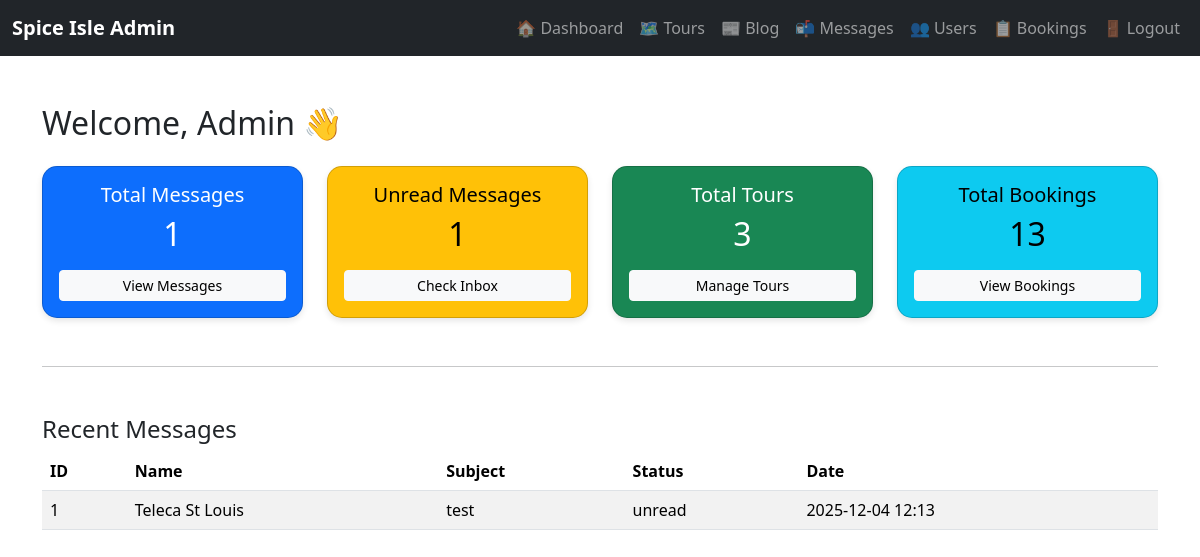
The app's page /admin/admin.php (signed in) with its own data.
### tables this page shows
CREATE TABLE `messages` (
  `id` int(11) NOT NULL,
  `name` varchar(100) NOT NULL,
  `email` varchar(100) NOT NULL,
  `subject` varchar(255) DEFAULT NULL,
  `message` text NOT NULL,
  `status` enum('unread','read') DEFAULT 'unread',
  `created_at` timestamp NOT NULL DEFAULT current_timestamp()
);

### admin/admin.php (the view, shortened to what this page needs)
<?php
include '../includes/db_connect.php';
$total_messages = $conn->query("SELECT COUNT(*) AS cnt FROM messages")->fetch_assoc()['cnt'] ?? 0;
$unread_messages = $conn->query("SELECT COUNT(*) AS cnt FROM messages WHERE status='Unread'")->fetch_assoc()['cnt'] ?? 0;
$total_tours = $conn->query("SELECT COUNT(*) AS cnt FROM tours")->fetch_assoc()['cnt'] ?? 0;
$total_bookings = $conn->query("SELECT COUNT(*) AS cnt FROM bookings")->fetch_assoc()['cnt'] ?? 0;
?>
<?php include 'admin_navbar.php'; ?>
<!DOCTYPE html>
<html lang="en">
<head>
    <link href="https://cdn.jsdelivr.net/npm/bootstrap@5.3.2/dist/css/bootstrap.min.css" rel="stylesheet">
</head>
<body>
<div class="container mt-5">
    <h2 class="mb-4">Welcome, Admin 👋</h2>
    <div class="row g-4">
        <div class="col-md-3">
            <div class="card dashboard-card text-bg-primary text-center p-3">
                <h5>Total Messages</h5>
                <h2><?= $total_messages ?></h2>
                <a href="admin_messages.php" class="btn btn-light btn-sm mt-2">View Messages</a>
            </div>
        </div>
        <div class="col-md-3">
            <div class="card dashboard-card text-bg-warning text-center p-3">
                <h5>Unread Messages</h5>
                <h2><?= $unread_messages ?></h2>
                <a href="admin_messages.php" class="btn btn-light btn-sm mt-2">Check Inbox</a>
            </div>
        </div>
        <div class="col-md-3">
            <div class="card dashboard-card text-bg-success text-center p-3">
                <h5>Total Tours</h5>
                <h2><?= $total_tours ?></h2>
                <a href="manage_tours.php" class="btn btn-light btn-sm mt-2">Manage Tours</a>
            </div>
        </div>
        <div class="col-md-3">
            <div class="card dashboard-card text-bg-info text-center p-3">
                <h5>Total Bookings</h5>
                <h2><?= $total_bookings ?></h2>
                <a href="manage_bookings.php" class="btn btn-light btn-sm mt-2">View Bookings</a>
            </div>
        </div>
    </div>
    <hr class="my-5">
    <h4>Recent Messages</h4>
    <div class="table-responsive">
        <table class="table table-striped align-middle">
            <thead>
                <tr>
                    <th>ID</th>
                    <th>Name</th>
                    <th>Subject</th>
                    <th>Status</th>
                    <th>Date</th>
                </tr>
            </thead>
            <tbody>
                <?php
                $recent = $conn->query("SELECT * FROM messages ORDER BY created_at DESC LIMIT 5");
                while ($msg = $recent->fetch_assoc()):
                ?>
                <tr <?= $msg['status'] == 'Unread' ? 'class="table-warning fw-bold"' : '' ?>>
                    <td><?= $msg['id'] ?></td>
                    <td><?= htmlspecialchars($msg['name']) ?></td>
                    <td><?= htmlspecialchars($msg['subject']) ?></td>
                    <td><?= $msg['status'] ?></td>
                    <td><?= date("Y-m-d H:i", strtotime($msg['created_at'])) ?></td>
                </tr>
                <?php endwhile; ?>
            </tbody>
        </table>
    </div>
</div>
</body>
</html>

### admin/admin.php (style rules this page uses)
.dashboard-card { border-radius: 15px; box-shadow: 0 3px 6px rgba(0,0,0,0.1); transition: transform 0.2s ease; }

### records on screen
messages: id "1", name "Teleca St Louis", subject "test", status "unread", created_at "2025-12-04 12:13"

### other values on screen
$total_messages "1"
$unread_messages "1"
$total_tours "3"
$total_bookings "13"
